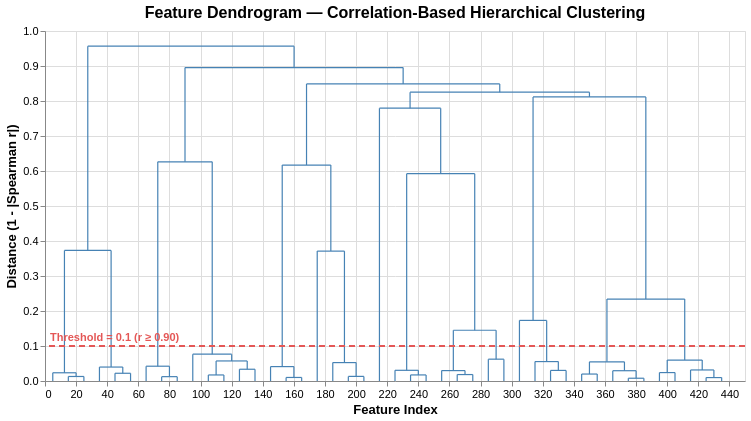

The notebook cell this image was saved under:
### Code cell
# Visualization: Feature Dendrogram 
# Convert scipy linkage to plottable dendrogram data
dend = dendrogram(linkage_matrix, labels=feature_cols, no_plot=True)

# Extract dendrogram segments for Altair
segments = []
for i, (icoord, dcoord) in enumerate(zip(dend['icoord'], dend['dcoord'])):
    for j in range(len(icoord)-1):
        segments.append({
            'x0': icoord[j], 'y0': dcoord[j],
            'x1': icoord[j+1], 'y1': dcoord[j+1],
            'segment_id': i
        })

seg_df = pd.DataFrame(segments)

# Threshold line data
threshold_df = pd.DataFrame({
    'y': [distance_threshold],
    'label': [f'Threshold = {distance_threshold} (r ≥ 0.90)']
})

# Dendrogram plot
dendro_base = alt.Chart(seg_df).mark_line(color='steelblue', strokeWidth=1.2)
dendro_lines = dendro_base.encode(
    x=alt.X('x0:Q', title='Feature Index'),
    x2='x1:Q',
    y=alt.Y('y0:Q', title='Distance (1 - |Spearman r|)', scale=alt.Scale(zero=True)),
    y2='y1:Q',
    detail='segment_id:N'
)

threshold_line = alt.Chart(threshold_df).mark_rule(
    color='#E45756', strokeDash=[6, 4], strokeWidth=2
).encode(
    y='y:Q',
    tooltip=[alt.Tooltip('label:N', title='Cut Threshold')]
)

threshold_label = alt.Chart(threshold_df).mark_text(
    align='left', dx=5, dy=-8, fontSize=11, fontWeight='bold', color='#E45756'
).encode(
    x=alt.value(0),
    y='y:Q',
    text='label:N'
)

dendro_chart = (dendro_lines + threshold_line + threshold_label).properties(
    title='Feature Dendrogram — Correlation-Based Hierarchical Clustering',
    width=700,
    height=350
).configure_axis(
    labelFontSize=11,
    titleFontSize=13
).configure_title(
    fontSize=16
)

dendro_chart

### Figure 1 — Vega-Lite specification as saved in the notebook (floating-point values rounded to 4 significant figures; data arrays with more than 128 entries replaced by an {"elided": "..."} marker saying what was removed)
{"config": {"view": {"continuousWidth": 300, "continuousHeight": 300}, "axis": {"labelFontSize": 11, "titleFontSize": 13}, "title": {"fontSize": 16}}, "layer": [{"data": {"name": "data-a5b07e69d3025a1be43290c8adc95085"}, "mark": {"type": "line", "color": "steelblue", "strokeWidth": 1.2}, "encoding": {"detail": {"field": "segment_id", "type": "nominal"}, "x": {"field": "x0", "title": "Feature Index", "type": "quantitative"}, "x2": {"field": "x1"}, "y": {"field": "y0", "scale": {"zero": true}, "title": "Distance (1 - |Spearman r|)", "type": "quantitative"}, "y2": {"field": "y1"}}}, {"data": {"name": "data-cbd4de8523364806d585335f213c2b26"}, "mark": {"type": "rule", "color": "#E45756", "strokeDash": [6, 4], "strokeWidth": 2}, "encoding": {"tooltip": [{"field": "label", "title": "Cut Threshold", "type": "nominal"}], "y": {"field": "y", "type": "quantitative"}}}, {"data": {"name": "data-cbd4de8523364806d585335f213c2b26"}, "mark": {"type": "text", "align": "left", "color": "#E45756", "dx": 5, "dy": -8, "fontSize": 11, "fontWeight": "bold"}, "encoding": {"text": {"field": "label", "type": "nominal"}, "x": {"value": 0}, "y": {"field": "y", "type": "quantitative"}}}], "height": 350, "title": "Feature Dendrogram — Correlation-Based Hierarchical Clustering", "width": 700, "$schema": "https://vega.github.io/schema/vega-lite/v6.1.0.json", "datasets": {"data-a5b07e69d3025a1be43290c8adc95085": {"elided": "129 records"}, "data-cbd4de8523364806d585335f213c2b26": [{"y": 0.1, "label": "Threshold = 0.1 (r ≥ 0.90)"}]}}
